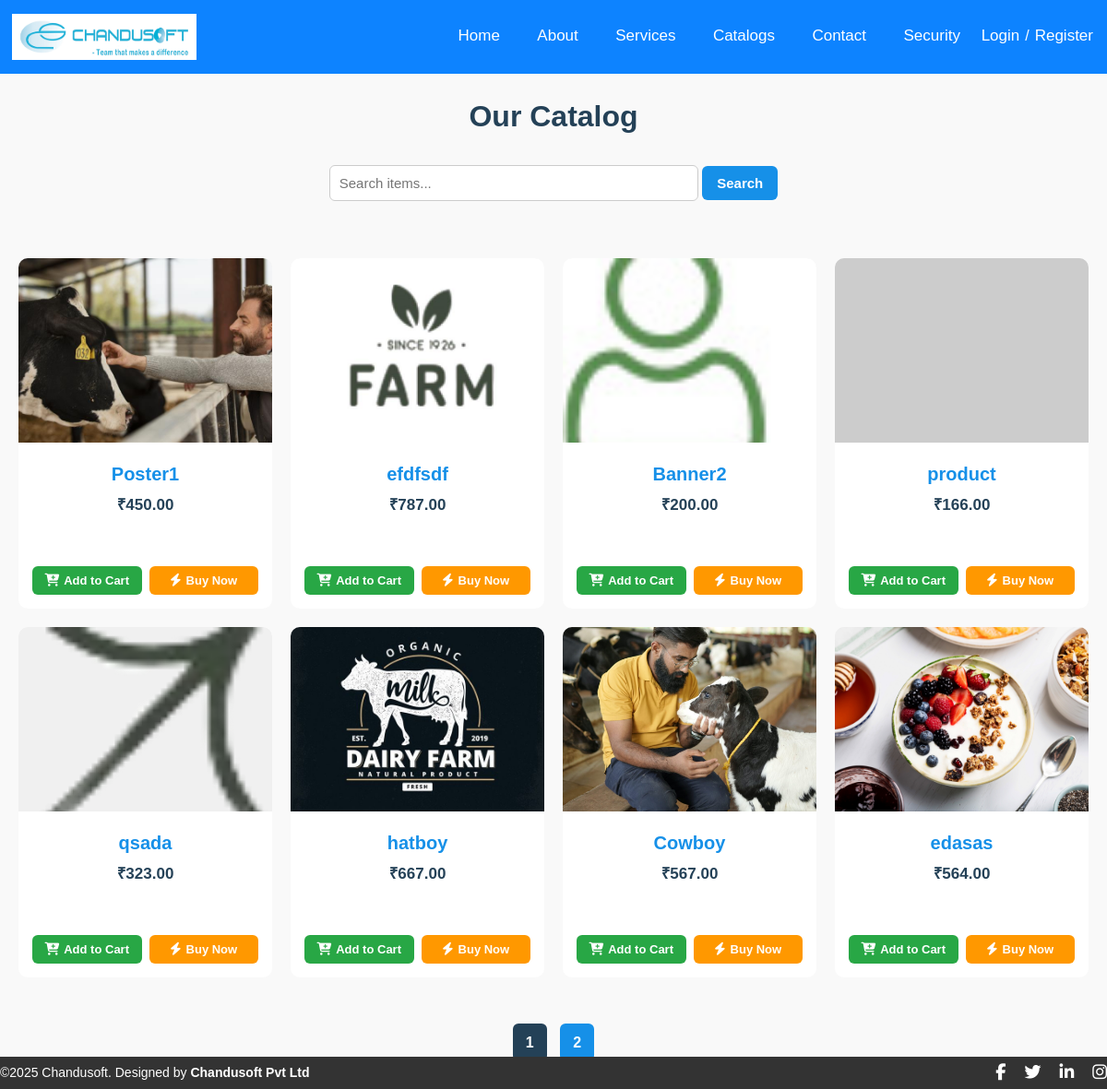
The page /catalog.php on the database as committed earlier.
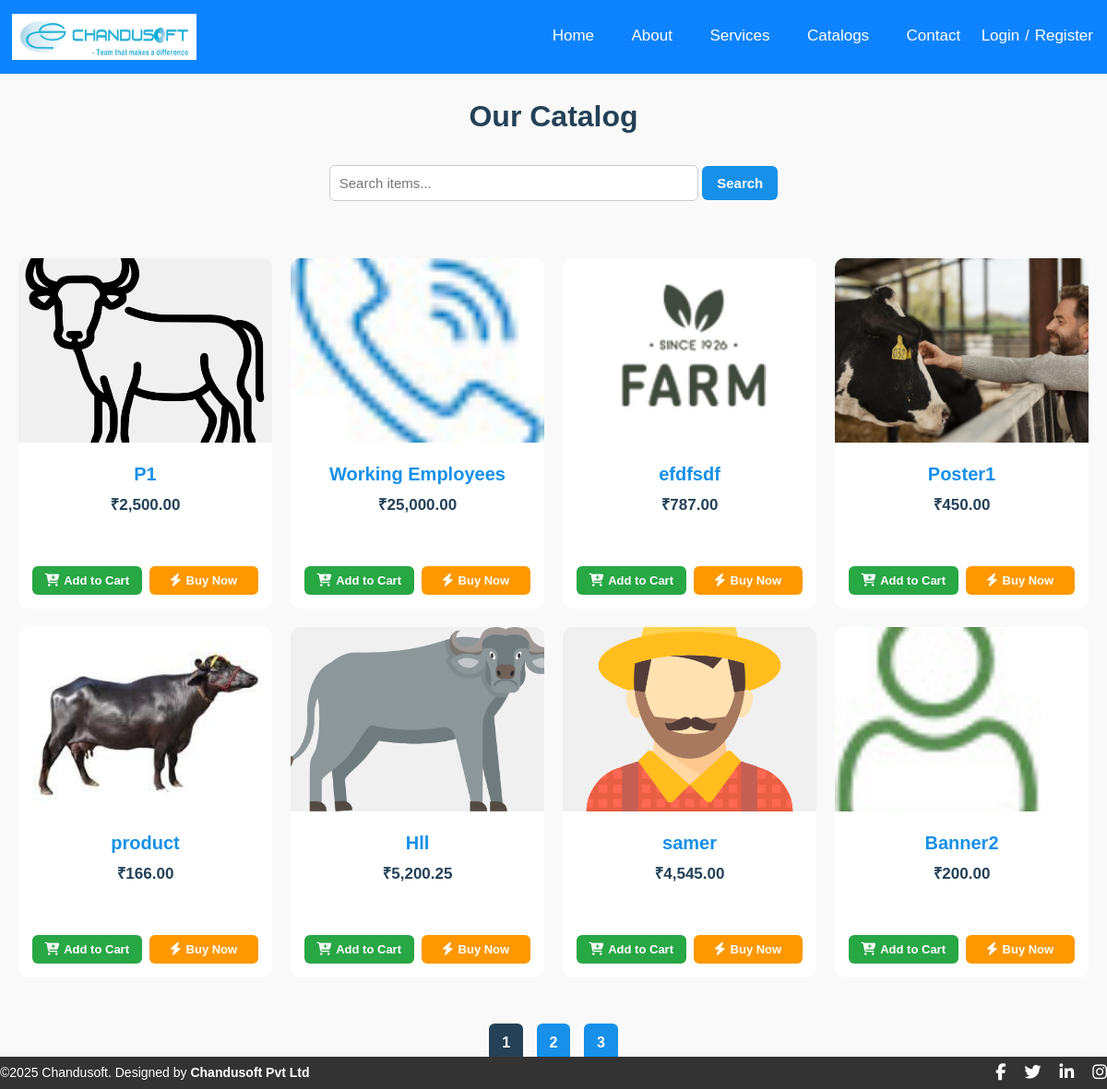
The same page on the database as committed later.
### tables this page shows
CREATE TABLE `pages` (
  `id` int NOT NULL AUTO_INCREMENT,
  `title` varchar(255) NOT NULL,
  `slug` varchar(255) DEFAULT NULL,
  `content_html` text,
  `status` enum('published','draft','archived') DEFAULT 'draft',
  `updated_at` datetime DEFAULT CURRENT_TIMESTAMP ON UPDATE CURRENT_TIMESTAMP,
  PRIMARY KEY (`id`),
  UNIQUE KEY `slug` (`slug`)
);

CREATE TABLE `catalog_items` (
  `id` int NOT NULL AUTO_INCREMENT,
  `slug` varchar(160) NOT NULL,
  `title` varchar(160) NOT NULL,
  `price` decimal(10,2) DEFAULT '0.00',
  `short_desc` varchar(280) DEFAULT NULL,
  `image_path` varchar(255) DEFAULT NULL,
  `status` enum('draft','published','archived') DEFAULT 'draft',
  `updated_at` timestamp NULL DEFAULT CURRENT_TIMESTAMP ON UPDATE CURRENT_TIMESTAMP,
  `created_at` timestamp NULL DEFAULT CURRENT_TIMESTAMP,
  PRIMARY KEY (`id`),
  UNIQUE KEY `slug` (`slug`),
  KEY `idx_catalog_status` (`status`),
  KEY `idx_catalog_title` (`title`)
);

### app/settings.php (called while the page is built, shortened)
<?php
try {
    $pdo = new PDO(
        "mysql:host={$_ENV['DB_HOST']};dbname={$_ENV['DB_NAME']};charset=utf8mb4",
        $_ENV['DB_USER'],
        $_ENV['DB_PASS']
    );
    $pdo->setAttribute(PDO::ATTR_ERRMODE, PDO::ERRMODE_EXCEPTION);
} catch (Exception $e) {
    die("Database connection failed: " . $e->getMessage());
}
function get_setting($key, $default = null) {
    global $pdo;
    try {
        $stmt = $pdo->prepare("SELECT setting_value FROM settings WHERE setting_key = ?");
        $stmt->execute([$key]);
        $value = $stmt->fetchColumn();
        if ($value !== false) {
            return $value;
        }
        return $default;
    } catch (Exception $e) {
        return $default;
    }
}

### catalog.php (the view, shortened to what this page needs)
<?php
require __DIR__ . '/app/db.php';
try {
    $itemsPerPage = 8;
    $page = isset($_GET['page']) ? max(1, (int)$_GET['page']) : 1;
    $offset = ($page - 1) * $itemsPerPage;
    $search = trim($_GET['q'] ?? '');
    $isAdmin = isset($_SESSION['user']) && ($_SESSION['user']['role'] ?? '') === 'admin';
    $whereClause = $isAdmin ? "WHERE 1" : "WHERE status='published'";
    $params = [];
    $countSql = "SELECT COUNT(*) FROM catalog_items $whereClause";
    $countStmt = $pdo->prepare($countSql);
    $countStmt->execute($params);
    $totalItems = (int)$countStmt->fetchColumn();
    $totalPages = max(1, ceil($totalItems / $itemsPerPage));
    $sql = "SELECT * FROM catalog_items $whereClause ORDER BY updated_at DESC LIMIT :limit OFFSET :offset";
    $stmt = $pdo->prepare($sql);
    $stmt->bindValue(':limit', $itemsPerPage, PDO::PARAM_INT);
    $stmt->bindValue(':offset', $offset, PDO::PARAM_INT);
    $stmt->execute();
    $items = $stmt->fetchAll(PDO::FETCH_ASSOC);
} catch (Exception $e) {
    log_error("Catalog page error: " . $e->getMessage());
    $items = [];
    $totalPages = 1;
}
?>
<!DOCTYPE html>
<html lang="en">
<head>
<link rel="stylesheet" href="https://cdnjs.cloudflare.com/ajax/libs/font-awesome/6.5.0/css/all.min.css">
<link rel="stylesheet" href="Style.css" />
</head>
<body>
<?php include("header.php"); ?>
<h1>Our Catalog</h1>
<div class="search-bar">
  <form method="get" action="catalog.php">
    <input type="search" name="q" placeholder="Search items..."
           value="<?= htmlspecialchars($search) ?>" maxlength="200" />
    <button type="submit">Search</button>
  </form>
</div>
<main class="catalog-grid" id="catalogGrid">
<?php if (!$items): ?>
    <p class="no-items">No items found.</p>
<?php else: ?>
    <?php foreach ($items as $i => $item):
        $slug = urlencode($item['slug']);
        $imagePath = $item['image_path'] ?? '';
        $loadingAttr = $i < 3 ? 'eager' : 'lazy';
        $isUnpublished = ($isAdmin && $item['status'] !== 'published');
    ?>
    <section class="catalog-item<?= $isUnpublished ? ' unpublished' : '' ?>">
        <a href="catalog-item?slug=<?= $slug ?>">
            <?php if ($imagePath && file_exists(__DIR__ . '/' . $imagePath)): ?>
                <img src="<?= htmlspecialchars($imagePath) ?>"
                     alt="<?= htmlspecialchars($item['title']) ?>"
                     loading="<?= $loadingAttr ?>" />
            <?php else: ?>
                <img src="https://via.placeholder.com/400x300?text=No+Image"
                     alt="No image" loading="lazy" />
            <?php endif; ?>
        </a>
        <div class="catalog-details">
            <h2 class="catalog-title">
                <?= htmlspecialchars($item['title']) ?>
            </h2>
            <div class="catalog-price">₹<?= number_format($item['price'],2) ?></div>
            <div class="catalog-buttons">
                <button class="catalog-button add-to-cart-btn" data-id="<?= $item['id'] ?>">
                    <i class="fa fa-cart-plus"></i> Add to Cart
                </button>
                <button class="catalog-button buy-now-btn" data-id="<?= $item['id'] ?>">
                    <i class="fa fa-bolt"></i> Buy Now
                </button>
            </div>
        </div>
    </section>
    <?php endforeach; ?>
<?php endif; ?>
</main>
<?php if ($totalPages > 1): ?>
<div class="pagination">
    <?php for ($i = 1; $i <= $totalPages; $i++): ?>
        <?php if ($i == $page): ?>
            <span class="current"><?= $i ?></span>
        <?php else: ?>
            <a href="?page=<?= $i ?>&q=<?= urlencode($search) ?>"><?= $i ?></a>
        <?php endif; ?>
    <?php endfor; ?>
</div>
<?php endif; ?>
<?php include("footer.php"); ?>
</body>
</html>

### header.php (shortened to what this page needs)
<?php
require __DIR__ . '/app/db.php';
require __DIR__ . '/app/settings.php';
$site_name = get_setting('site_name', '');
$site_logo = get_setting('site_logo', 'images/chandusoft_logo.png');
$navStmt = $pdo->query("SELECT title, slug FROM pages WHERE status = 'published' ORDER BY id ASC");
$navPages = $navStmt->fetchAll(PDO::FETCH_ASSOC);
$requestUri = parse_url($_SERVER['REQUEST_URI'], PHP_URL_PATH);
$currentSlug = trim($requestUri, '/');
?>
<header class="navbar">
    <a href="/index" class="logo" title="<?= htmlspecialchars($site_name) ?>">
        <img src="<?= htmlspecialchars($site_logo) ?>"
             alt="<?= htmlspecialchars($site_name) ?>"
             width="350" height="100"
             style="vertical-align:middle">
    </a>
 <nav>
    <a href="/index.php" class="btn <?= ($currentSlug === 'index') ? 'active' : '' ?>">Home</a>
    <a href="/about.php" class="btn <?= ($currentSlug === 'about') ? 'active' : '' ?>">About</a>
    <a href="/service.php " class="btn <?= ($currentSlug === 'services') ? 'active' : '' ?>">Services</a>
    <a href="/catalog.php" class="btn <?= ($currentSlug === 'catalog') ? 'active' : '' ?>">Catalogs</a>
    <a href="/contact.php" class="btn <?= ($currentSlug === 'contact') ? 'active' : '' ?>">Contact</a>
    <?php foreach ($navPages as $p): ?>
        <a href="/<?= htmlspecialchars($p['slug']) ?>"
           class="btn <?= ($currentSlug === $p['slug']) ? 'active' : '' ?>">
           <?= htmlspecialchars($p['title']) ?>
        </a>
    <?php endforeach; ?>
    <span class="auth-links <?= ($currentSlug === 'login' || $currentSlug === 'register') ? 'active' : '' ?>">
        <a href="/login" class="btn">Login</a>
        <span class="divider">/</span>
        <a href="/register" class="btn">Register</a>
    </span>
</nav>
</header>

### footer.php
<footer>
  <p>©2025 Chandusoft. Designed by <b>Chandusoft Pvt Ltd</b></p>
  <div class="social-icons">
    <a href="https://www.facebook.com/" target="_blank" class="facebook">
      <i class="fab fa-facebook-f"></i>
    </a>
    <a href="https://twitter.com/" target="_blank" class="twitter">
      <i class="fab fa-twitter"></i>
    </a>
    <a href="https://www.linkedin.com/company/" target="_blank" class="linkedin">
      <i class="fab fa-linkedin-in"></i>
    </a>
    <a href="https://www.instagram.com/" target="_blank" class="instagram">
      <i class="fab fa-instagram"></i>
    </a></div>
</footer>

### Style.css (style rules this page uses)
body { font-family: Arial, Helvetica, sans-serif; color: #030303; background-color: #f9f9f9; line-height: 1.6; margin: 0; padding: 0; display: flex; flex-direction: column; min-height: 100vh; }
main { padding: 20px; text-align: center; }
.navbar { display: flex; justify-content: center; align-items: center; background: #0d83ff; padding: 5px 15px; }
.logo { margin-right: auto; }
.navbar a { color: #ffffff; text-decoration: none; padding: 10px 18px; font-size: 17px; transition: all 0.3s ease; position: relative; }
.auth-links { display: inline-flex; align-items: center; gap: 3px; position: relative; padding-bottom: 2px; }
.auth-links::after { content: ""; position: absolute; left: 0; bottom: -4px; width: 0%; height: 3px; background: linear-gradient(to right, #fff200, #ffcc00); border-radius: 2px; opacity: 0; transition: width 0.3s ease, opacity 0.3s ease; }
.auth-links a, .auth-links .btn, .auth-links .link-inline { color: #fff; text-decoration: none; font-size: 17px; transition: color 0.25s ease; padding: 0; margin: 0; }
.auth-links .divider { color: #fff; padding: 0 3px; }
.logo img { margin-left: -20px; display: block; height: 50px; width: 200px; }
footer { position: fixed; bottom: 0; left: 0; width: 100%; background: #333; color: #fff; padding: 3px 0px; display: flex; justify-content: space-between; align-items: center; }
footer p { margin: 0; font-size: 14px; }
footer p b { font-weight: bold; }
.social-icons a { color: #fff; margin-left: 15px; font-size: 18px; text-decoration: none; transition: color 0.3s; }
input, textarea { width: 100%; padding: 5px; margin: 6px 0 12px 0; border: 1px solid #ccc; border-radius: 4px; font-size: 15px; transition: border 0.3s ease; }
button { background: #1ae2a0; color: white; border: none; padding: 10px 10px; border-radius: 4px; cursor: pointer; font-size: 15px; transition: background 0.3s; }

### catalog.php (style rules this page uses)
h1 { text-align:center;color:#244157;margin-bottom:20px;font-size:32px; }
.search-bar { text-align:center;margin-bottom:30px; }
.search-bar input[type="search"] { padding:10px;width:60%;max-width:400px;border:1px solid #ccc;border-radius:6px; }
.search-bar button { padding:10px 16px;background:#1690e8;color:#fff;border:none;border-radius:6px;font-weight:600;cursor:pointer; }
main.catalog-grid { display:grid;grid-template-columns:repeat(auto-fill,minmax(270px,1fr));gap:20px; }
.catalog-item { background:#fff;border-radius:10px;overflow:hidden;display:flex;flex-direction:column;min-height:380px;position:relative; }
.catalog-item picture, .catalog-item img { width:100%;height:200px;object-fit:cover;background:#f0f0f0;cursor:pointer; }
.catalog-details { padding:15px;display:flex;flex-direction:column;flex-grow:1; }
.catalog-title { font-size:20px;color:#1690e8;margin:0 0 8px;line-height:1.2; }
.catalog-price { font-weight:bold;font-size:17px;color:#244157;margin-bottom:10px; }
.catalog-buttons { display:flex;justify-content:space-between;gap:8px;margin-top:auto; }
.catalog-button { flex:1;text-align:center;padding:8px 10px;border-radius:6px;font-weight:600;font-size:13px;text-decoration:none;color:#fff;transition:all 0.2s ease;border:none;cursor:pointer;display:flex;align-items:center;justify-content:center;gap:5px; }
.add-to-cart-btn { background:#28a745; }
.buy-now-btn { background:#ff9800; }
.catalog-button i { font-size:14px; }
.pagination { text-align:center;margin:30px 0; }
.pagination a, .pagination span { display:inline-block;margin:0 5px;padding:8px 14px;border-radius:6px;text-decoration:none;font-weight:600; }
.pagination a { background:#1690e8;color:#fff; }
.pagination span.current { background:#244157;color:#fff; }

Rows that differ between the two databases and show on the page:
no longer on this page (row edited): pages: title "Security"
no longer on this page (row unchanged): catalog_items: image_path (picture), title "qsada", price "323.00"
no longer on this page (row unchanged): catalog_items: image_path (picture), title "hatboy", price "667.00"
no longer on this page (row unchanged): catalog_items: image_path (picture), title "Cowboy", price "567.00"
no longer on this page (row unchanged): catalog_items: image_path (picture), title "edasas", price "564.00"
added catalog_items: image_path (picture), title "P1", price "2,500.00"
now on this page (row edited): catalog_items: image_path (picture), title "Working Employees", price "25,000.00"
changed catalog_items "efdfsdf": moves up the list
changed catalog_items "product": image_path: picture added; moves up the list
added catalog_items: image_path (picture), title "Hll", price "5,200.25"
added catalog_items: image_path (picture), title "samer", price "4,545.00"
Other text that changed with them:
new list line: "3"
